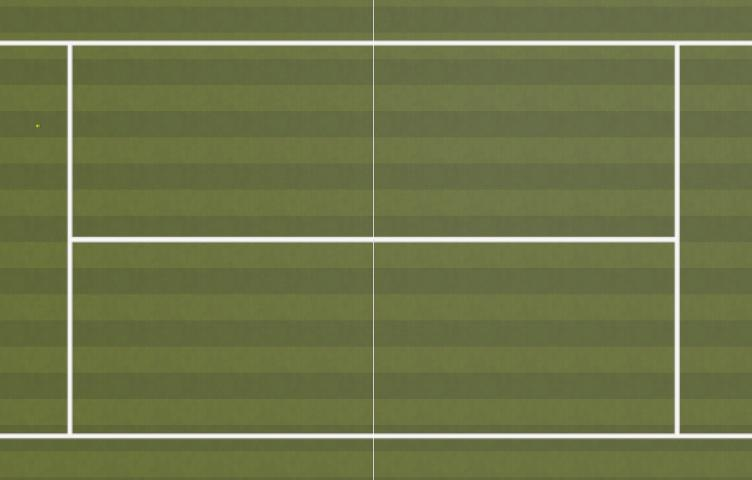
%> input picture testImages/leftImage1.jpg, 752 x 480 px
$ octave binarizeCameraDemo.m   (GNU Octave 9; MATLAB toolbox functions it lacks are replaced by stand-ins)
%> lines starting %> are read from the running program, lines starting %| are printed output that depends on the picture; in (x1, y1, x2, y2) boxes, pixels count from 0 and x2, y2 are one past the last pixel; in counts of white or black regions, pixels touching at a corner belong together; the program's own positions count from 1
figure
firstFrame = imread("testImages/leftImage1.jpg");
%> firstFrame is the input picture: size 480x752x3 uint8; mean R, G, B 109.7, 117.2, 72.3
%imshow(firstFrame)

figure
secondFrame = imread("testImages/leftImage2.jpg");
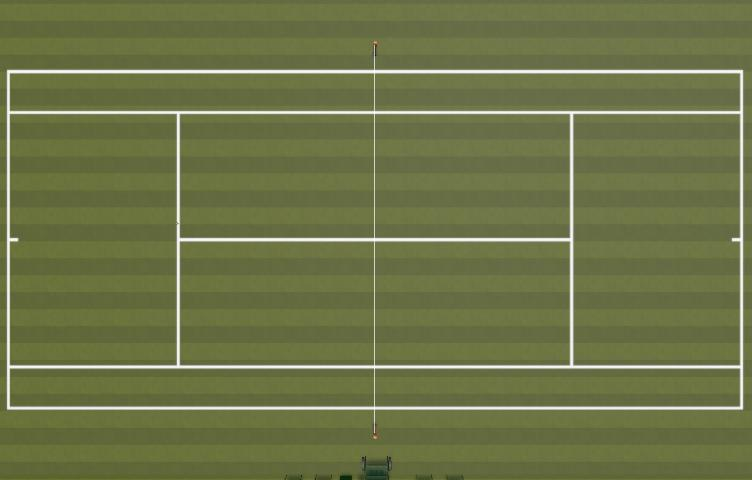
%> input picture testImages/leftImage2.jpg, 752 x 480 px
%> secondFrame is the input picture: size 480x752x3 uint8; mean R, G, B 109.7, 117.1, 72.3
imshow(secondFrame)


diff = secondFrame - firstFrame;
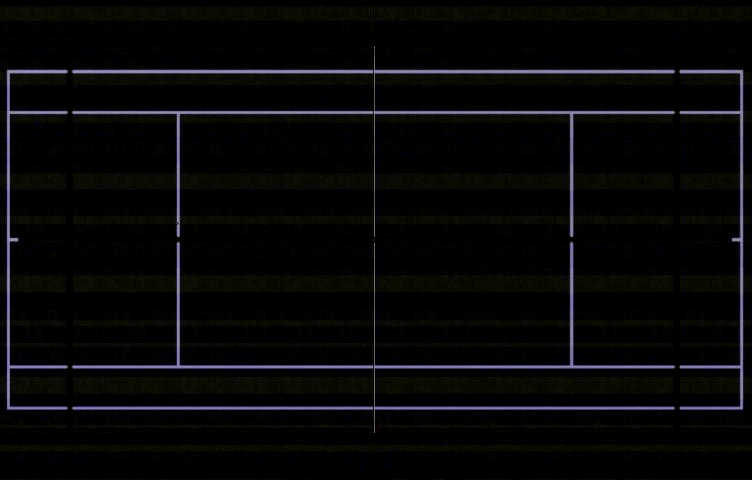
%> diff: size 480x752x3 uint8; mean R, G, B 7.3, 7.3, 7.7
%imshow(diff)

grayDiff = rgb2gray(diff);
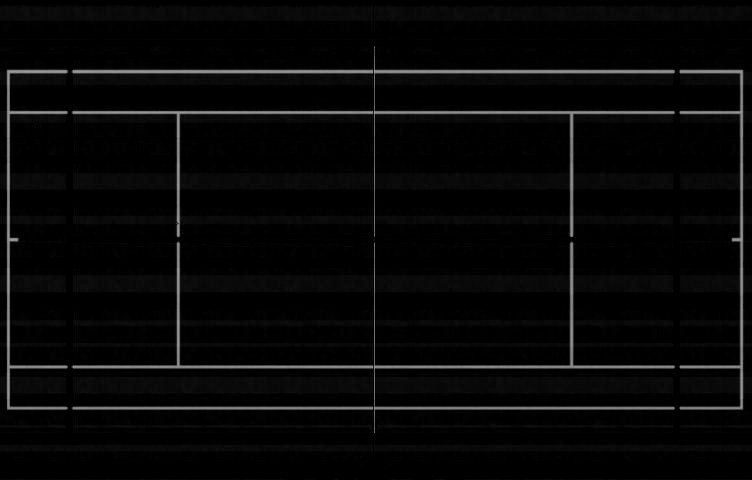
%> grayDiff: size 480x752 uint8; min 0, max 157, mean 7.3
%imshow(grayDiff)

thresholdValue = 10;
binaryDiff = imbinarize(grayDiff, thresholdValue/255);
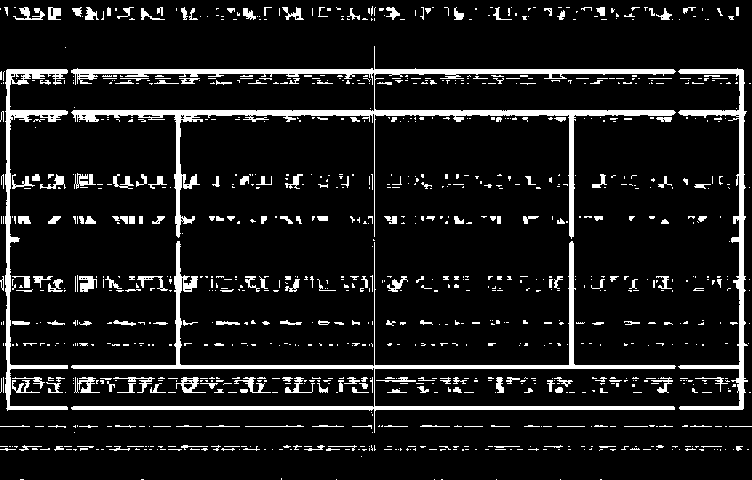
%> binaryDiff: size 480x752 logical; 10.2% white; 1057 white regions (830 under 20 px), largest, box (x1, y1, x2, y2) and area: (71, 46, 676, 239) 8887, (71, 241, 676, 433) 6393, (678, 68, 748, 410) 3064

figure
imshow(binaryDiff)
